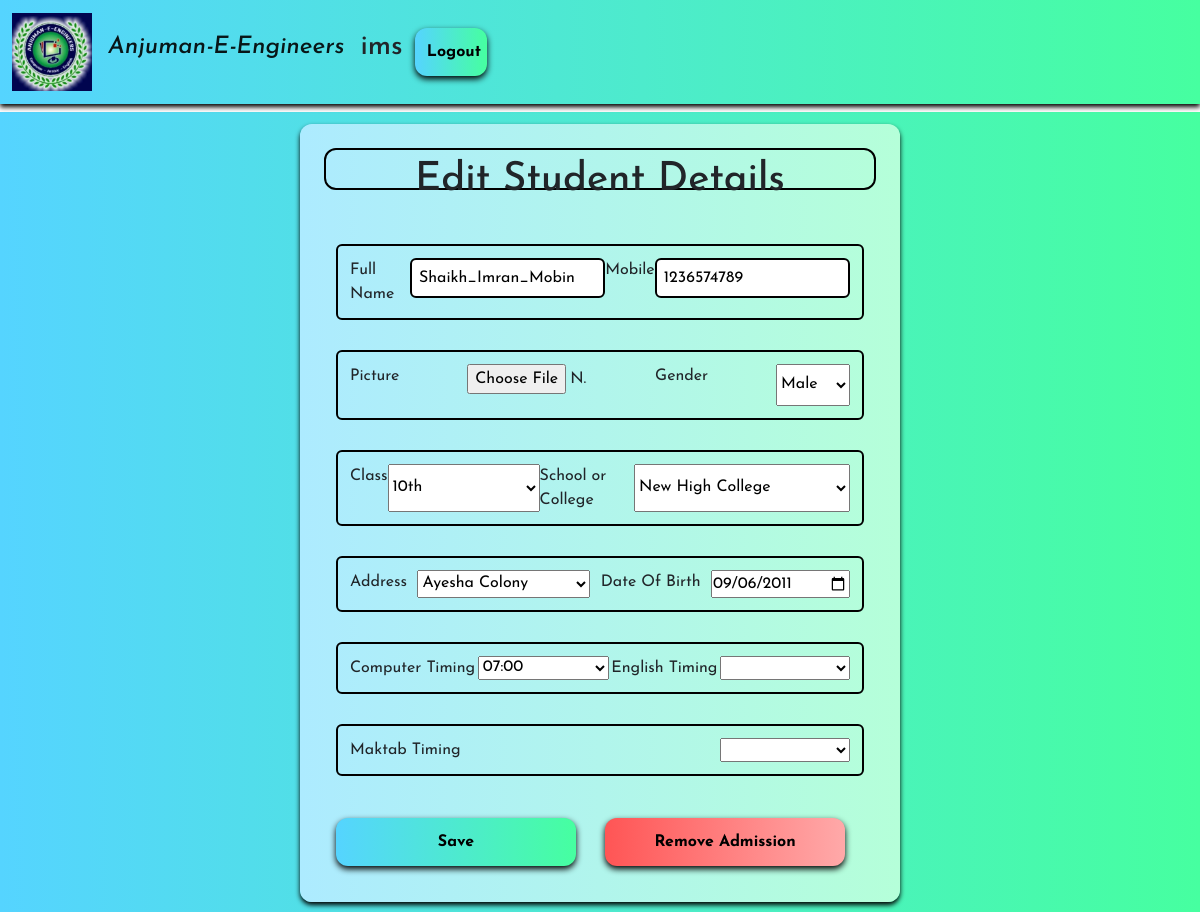
Page /editstudent/48 (signed in) on the committed database.
### home/models.py (models this page shows, shortened)
class StudentsDetails(models.Model):
    full_name = models.CharField(max_length=300,default="")
    photo = models.FileField(null=True,blank=True)
    mobile = models.CharField(max_length=10,default="")
    standard = models.CharField(max_length=50,default="")
    gender = models.CharField(max_length=300,default="")
    school = models.CharField(max_length=300,default="",null=True)
    address = models.CharField(max_length=300,default="",null=True)
    deposite = models.IntegerField(default=0,blank=True,null=True)
    dob = models.CharField(max_length = 100)
    admissiontime = models.DateTimeField(auto_now_add=True)
    computer_timing = models.CharField(max_length = 500,default="",blank=True,null=True)
    maktab_timing = models.CharField(max_length = 500,default="",blank=True,null=True)
    english_timing = models.CharField(max_length = 500,default="",blank=True,null=True)
    current_course = models.CharField(max_length=100, default="MS Paint", blank=True, null=True)
    start_date = models.CharField(max_length = 100,blank=True,null = True)

### home/views.py (the view)
# urls.py: path('editstudent/<str:student_id>',views.editstudent),
def editstudent(request,student_id):
    if request.user.is_authenticated:
        student = StudentsDetails.objects.get(id=student_id)
        schools = Schools.objects.all()
        addresses = Addresses.objects.all()
        standards = Standard.objects.all()
        batches = Batches.objects.all()
        subjects = Subjects.objects.all()
        teachers = StaffMember.objects.all()
        return render(request,'studenteditform.html',{'student':student,'schools':schools,'addresses':addresses,'standards':standards,'subjects':subjects,'teachers':teachers,'batches':batches})
    return redirect('/')

### home/templates/studenteditform.html (shortened to what this page needs)
{% extends 'home.html' %}
{% block main %}
<div class="form">
    <h1 id="title">Edit Student Details</h1>
    <form action="/studentupdatesave/{{student.id}}" method="post"> {% csrf_token %}
    <div class="subdiv">
    <label for="">Full Name</label>
    <input name="name" type="text" class="inputbox" value={{student.full_name}}>
    <label for="">Mobile</label>
<input name="mobile" type="text" class="inputbox" value={{student.mobile}}>
</div>
<div class="subdiv">
    <label for="">Picture</label>
    <input name="picture" id="fileinput" type="file">
<label for="">Gender</label>
<select name="gender" id="gender">
    <option value="male">Male</option>
</select>
</div>
<div class="subdiv">
    <label for="">Class</label>
    <select name="standard" id="class" required>
        <option selected >{{student.standard}}</option>
    </select>
    <label for="">School or College</label>
    <select name="school" id="school">
        <option value selected >{{student.school}}</option>
    </select>
</div>
<div class="subdiv">
    <label for="">Address</label>
    <select name="address" id="address" >
        <option value selected>{{student.address}}</option>
    </select>
    <label for="">Date Of Birth</label>
    <input name="dob" type="date" value={{student.dob}}>
</div>
<div class="subdiv">
    <label for="">Computer Timing</label>
    <select name="computer_timing" id="">
    <option value selected disabled>{{student.computer_timing}}</option>
</select>
<label for="">English Timing</label>
<select name="english_timing" id="">
    <option value selected disabled>{{student.english_timing}}</option>
    <option value="">Not applicable</option>
</select>
</div>
<div class="subdiv">
    <label for="">Maktab Timing</label>
    <select name="maktab_timing" id="">
        <option value selected disabled>{{student.maktab_timing}}</option>
    <option value="">Not applicable</option>
    </select>
</div>
<button type="submit" class='sidebarbtn'>Save</button>
<button type="button" data-target="#exampleModalCenter" style="background-image: linear-gradient(to right, rgb(255, 85, 85),rgb(255, 169, 169));" data-toggle="modal" class="sidebarbtn">Remove Admission</button>
</form>
</div>
{% endblock main %}

### home/templates/home.html (shortened to what this page needs)
<!doctype html>
{% load static %}
<html lang="en">
  <head>
    <link href="https://cdn.jsdelivr.net/npm/bootstrap@5.2.1/dist/css/bootstrap.min.css" rel="stylesheet">
  </head>
  <body>
    <nav class="navbar navbar-expand-lg bg-light">
        <div class="container-fluid">
            <a class="navbar-brand" href="/home/">
                <img id="logo" src="{% static 'anjumanlogo.jpg' %}" alt="Anjuman Logo" width="80">
            </a>
          <a class="navbar-brand" href="/home/"><h4><i>Anjuman-E-Engineers</i></h4></a>
          <div class="collapse navbar-collapse" id="navbarSupportedContent">
            <h3>{{user.username}}</h3>
            <a href="/logout/"><button type="button" class="smallbtn">Logout</button></a>
          </div>
        </div>
      </nav>
      <main>
        <div class='main'>
          {% block main %}{% endblock main %}

### home/templates/home.html (style rules this page uses)
* { margin: 0; padding: 0; }
html, body { height: 100%; overflow: hidden; }
body { font-family: 'Josefin Sans', sans-serif; }
.inputbox { height: 5vh; padding: 0.6vw; border-radius: 0.5vw; border: 2px solid black; }
.main { background-image: linear-gradient(to right, rgb(85, 212, 255),rgb(70, 255, 160)); display: flex; flex-direction: row; width: 100vw; height: 100vh; }
.navbar { background-image: linear-gradient(to right, rgb(85, 212, 255),rgb(70, 255, 160)); box-shadow: 0px 3px 5px black; z-index: 11; margin-bottom: 1vh; }
.sidebarbtn { background-image: linear-gradient(to right, rgb(85, 212, 255),rgb(70, 255, 160)); padding: 1.5vh ; width: 20vw; border-radius: 1vw; border: none; margin: 1.5vh 1vw; font-weight: bold; box-shadow: 0px 3px 6px black; }
.smallbtn { background-image: linear-gradient(to right, rgb(85, 212, 255),rgb(70, 255, 160)); padding: 1.5vh ; width: 6vw; border-radius: 1vw; border: none; margin: 1.5vh 1vw; font-weight: bold; box-shadow: 0px 3px 6px black; }
body { overflow: hidden; height: 100%; }

### home/templates/studenteditform.html (style rules this page uses)
.form { background-image: linear-gradient(to right, rgb(173, 235, 255),rgb(181, 255, 217)); width: 50%; height: fit-content; border-radius: 1vw; box-shadow: 0px 3px 5px black; margin: 1vw; display: flex; padding: 2vw; flex-direction: column; align-content: center; }
.main { justify-content: center; overflow-y: auto; }
html, body { height: 100%; overflow: auto; }
#title { border: 2px solid black; display: inline; height: 3.5vw; width: 100%; text-align: center; border-radius: 1vw; padding: 0.5vw; margin-bottom: 2vw; }
#fileinput { width: 10vw; height: 3.5vw; }
.subdiv { display: flex; justify-content: space-between; border: 2px solid black; padding: 1vw; margin: 2.5vw 1vw; border-radius: 0.5vw; }

### rows in the picture
StudentsDetails: name "Shaikh_Imran_Mobin", mobile "1236574789", standard "10th", school "New High College", address "Ayesha Colony", dob "09/06/2011", computer_timing "07:00"

### other values in the picture
{{ user.username }} "ims"
